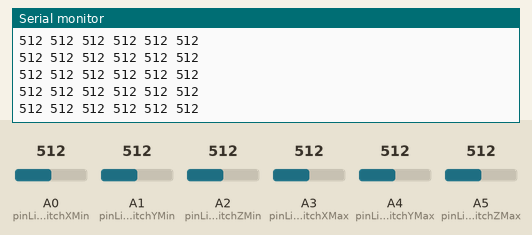
A sketch run on a simulated Arduino Uno, built with avr-gcc and run on an emulated ATmega328P. Parts: the last lines printed to the serial monitor. Inputs (shaded band) come from the test bench; at power-on: A0 (pinLimitSwitchXMin) = 512, A1 (pinLimitSwitchYMin) = 512, A2 (pinLimitSwitchZMin) = 512, A3 (pinLimitSwitchXMax) = 512, A4 (pinLimitSwitchYMax) = 512, A5 (pinLimitSwitchZMax) = 512.

Above: at 1.2 s.
1.3 s: A0 (pinLimitSwitchXMin) set to 107
At 1.9 s:
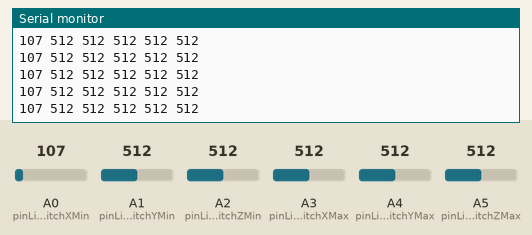
4.3 s: A0 (pinLimitSwitchXMin) set to 90
At 4.8 s:
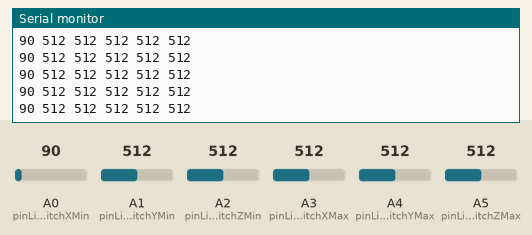
Timing chart, 0 to 7.3 s (numbered marks = the images above; inputs shaded):
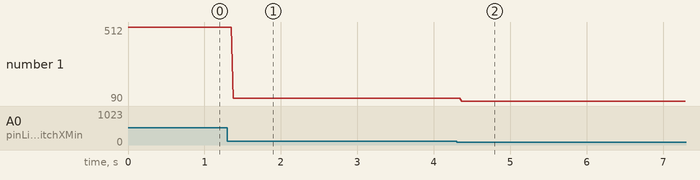

The sketch:

Limit_Switch_Testing.ino
```cpp
const int pinLimitSwitchXMin = A0;
const int pinLimitSwitchYMin = A1;
const int pinLimitSwitchZMin = A2;
const int pinLimitSwitchXMax = A3;
const int pinLimitSwitchYMax = A4;
const int pinLimitSwitchZMax = A5;

void setup() {
  // put your setup code here, to run once:
  pinMode(pinLimitSwitchXMin, INPUT_PULLUP);
  pinMode(pinLimitSwitchYMin, INPUT_PULLUP);
  pinMode(pinLimitSwitchZMin, INPUT_PULLUP);
  pinMode(pinLimitSwitchXMax, INPUT_PULLUP);
  pinMode(pinLimitSwitchYMax, INPUT_PULLUP);
  pinMode(pinLimitSwitchZMax, INPUT_PULLUP);
  Serial.begin(9600);
}

void loop() {
  // put your main code here, to run repeatedly:
  Serial.print(analogRead(pinLimitSwitchXMin)); Serial.print(' ');
  Serial.print(analogRead(pinLimitSwitchYMin)); Serial.print(' ');
  Serial.print(analogRead(pinLimitSwitchZMin)); Serial.print(' ');
  Serial.print(analogRead(pinLimitSwitchXMax)); Serial.print(' ');
  Serial.print(analogRead(pinLimitSwitchYMax)); Serial.print(' ');
  Serial.println(analogRead(pinLimitSwitchZMax));
}
```

Measured:
- after the input at 1.3 s, the serial monitor: prints a new line after 0.08 s (image 1)
- after the input at 4.3 s, the serial monitor: prints a new line after 0.07 s (image 2)
- plotted number 1: 512 → 107 after the input at 1.3 s, 107 → 90 after the input at 4.3 s
